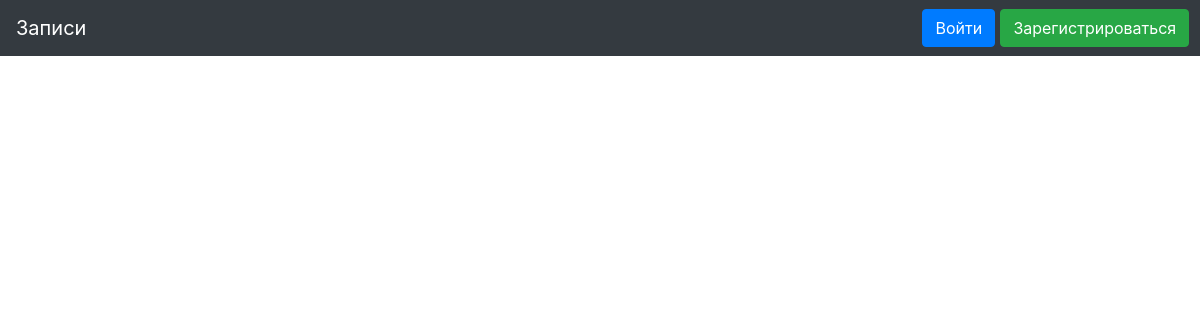
The app's page /, older data.
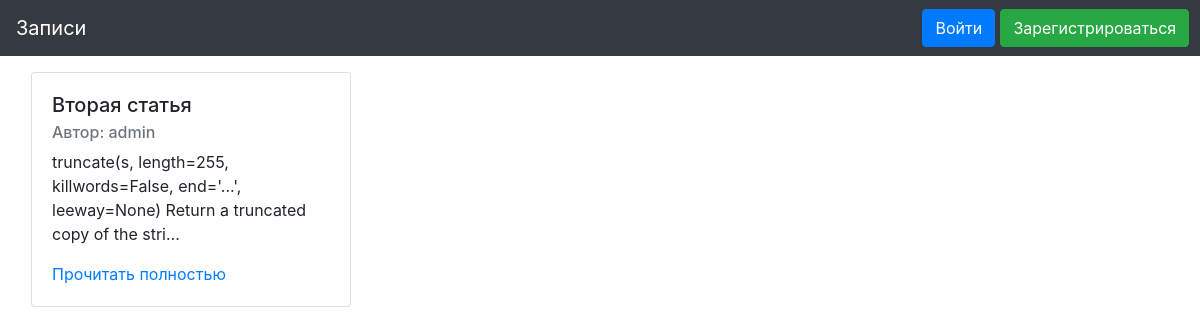
The same page, newer data.
### website/models.py (models this page shows, shortened)
class Posts(db.Model):
    id = db.Column(db.Integer, primary_key = True)
    title = db.Column(db.String(20), nullable = False)
    text = db.Column(db.String(255), nullable = False)
    author_name = db.Column(db.String(20), nullable = False)
    author_id = db.Column(db.Integer, nullable = False)

### website/routes.py (the view)
@app.route('/')
def home():
    conn = sqlite3.connect('website/site.db')
    c = conn.cursor()
    c.execute('SELECT * FROM posts')
    all_rows = c.fetchall()
    return render_template('home.html', all_rows=all_rows)

### website/templates/home.html
{% extends "layout.html" %}
{% block content %}
{% for data in all_rows %}
<div class="card-deck d-inline-block", style="margin: 1rem;">
	<div class="card" style="width: 20rem;">
	  <div class="card-body">
	    <h5 class="card-title">{{ data[1] }}</h5>
	    <h6 class="card-subtitle mb-2 text-muted">Автор: {{ data[3] }}</h6>
	    {% if data[2]|length > 100 %}
	    	<p class="card-text"> {{ data[2][0:100:1] }}...</p>
	    {% else %}
	    	<p class="card-text"> {{ data[2] }}</p>
	    {% endif %}
	    <a href="/post/{{ data[0] }}" class="card-link">Прочитать полностью</a>
	  </div>
	</div>
</div>
{% endfor %}
{% endblock %}

### website/templates/layout.html (shortened to what this page needs)
<link rel="stylesheet" type="text/css" href="{{ url_for('static', filename='style.css') }}">
<link rel="stylesheet" href="https://stackpath.bootstrapcdn.com/bootstrap/4.1.3/css/bootstrap.min.css">
	<nav class="navbar navbar-expand-lg navbar-light bg-dark ml-auto">
		<a class="navbar-brand" style="color: white" href="{{ url_for('home')}}">Записи</a>
		<ul class="navbar-nav ml-auto">
			{% if current_user.is_authenticated %}
				<a class="btn btn-primary" href="{{ url_for('add') }}" style="color: white; margin-right: 2%">Добавить</a>
				<a class="btn btn-danger" href="{{ url_for('logout') }}" style="color: white">Выйти</a>
			{% else %}
				<a class="btn btn-primary" href="{{ url_for('login') }}" style="color: white; margin-right: 2%" >Войти</a>
				<a class="btn btn-success" href="{{ url_for('registration') }}" style="color: white">Зарегистрироваться</a>
			{% endif %}
		</ul>
	</nav>
{% block content %} {% endblock %}

Row changes from the older to the newer data that the page shows:
added Posts: title "Вторая статья", author_name "admin", text "truncate(s, length=255, killwords=False, end='...', leeway=None) Return a truncated copy of the stri"
